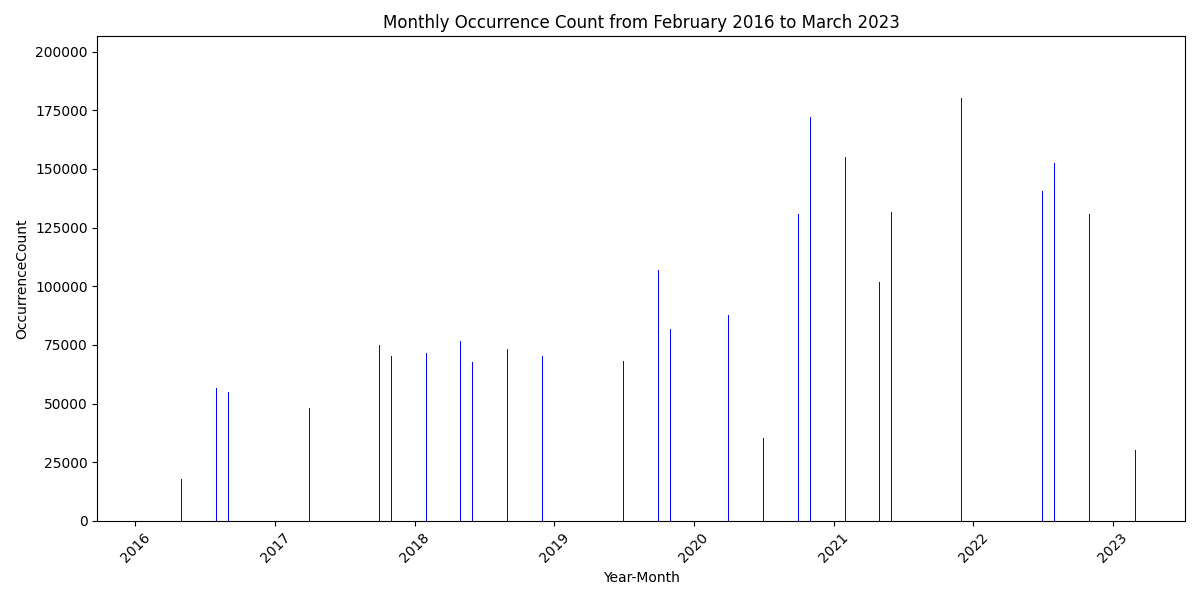

Generate this figure with Python:
import pandas as pd
import matplotlib.pyplot as plt

# Read the CSV file
df = pd.read_csv("MonthlyAccident.csv")

# Convert 'YearMonth' to datetime format for proper sorting
df['YearMonth'] = pd.to_datetime(df['YearMonth'])

# Filter data for the required time range (February 2016 to March 2023)
filtered_df = df[(df['YearMonth'] >= '2016-02') & (df['YearMonth'] <= '2023-03')]

# Group by 'YearMonth' and sum the 'OccurrenceCount'
monthly_occurrence = filtered_df.groupby('YearMonth')['OccurrenceCount'].sum().reset_index()

# Plotting the bar graph
plt.figure(figsize=(12, 6))
plt.bar(monthly_occurrence['YearMonth'], monthly_occurrence['OccurrenceCount'], color='blue')
plt.xlabel('Year-Month')
plt.ylabel('OccurrenceCount')
plt.title('Monthly Occurrence Count from February 2016 to March 2023')
plt.xticks(rotation=45)
plt.tight_layout()
plt.show()
